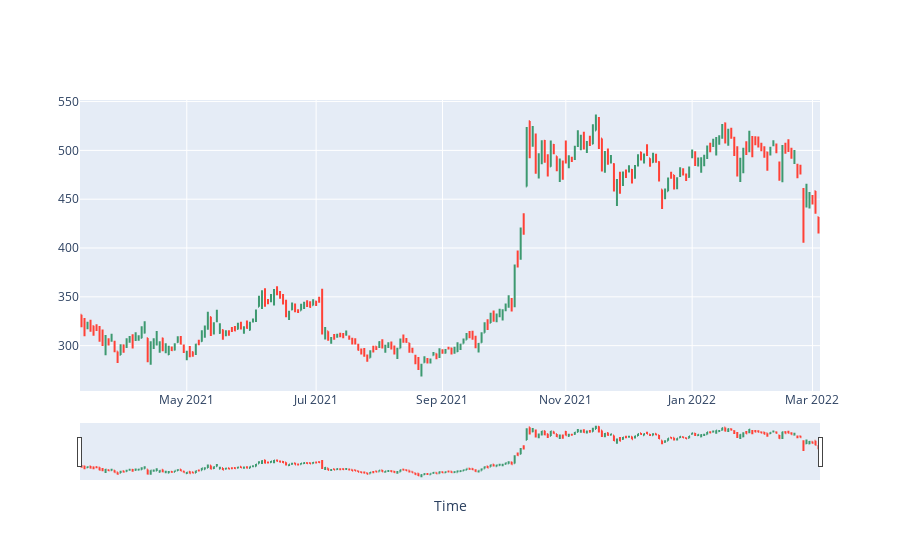

The cell this chart's notebook holds for it:
### Markdown cell above
### OHLC plot day wise

### Code cell
ohlc = go.Figure(data = [go.Ohlc(x = tatamotors_1year.index, 
                open = tatamotors_1year[('Open')],
                high = tatamotors_1year[('High')],
                low = tatamotors_1year[('Low')],
                close = tatamotors_1year[('Close')])])

ohlc.update_xaxes(title_text = 'Time', rangeslider_visible = True,
    rangebreaks = [dict(values = dt_breaks)])
ohlc.show()

### Figure 1 — Plotly figure (JSON) as saved in the notebook; plotly's stock layout.template omitted (floating-point values rounded to 4 significant figures; data arrays with more than 128 entries replaced by an {"elided": "..."} marker saying what was removed)
{"data": [{"close": {"elided": "246 float values"}, "high": {"elided": "246 float values"}, "low": {"elided": "246 float values"}, "open": {"elided": "246 float values"}, "type": "ohlc", "x": {"elided": "246 str values"}}], "layout": {"xaxis": {"rangebreaks": [{"values": ["2021-03-11", "2021-03-13", "2021-03-14", "2021-03-20", "2021-03-21", "2021-03-27", "2021-03-28", "2021-03-29", "2021-04-02", "2021-04-03", "2021-04-04", "2021-04-10", "2021-04-11", "2021-04-14", "2021-04-17", "2021-04-18", "2021-04-21", "2021-04-24", "2021-04-25", "2021-05-01", "2021-05-02", "2021-05-08", "2021-05-09", "2021-05-13", "2021-05-15", "2021-05-16", "2021-05-22", "2021-05-23", "2021-05-29", "2021-05-30", "2021-06-05", "2021-06-06", "2021-06-12", "2021-06-13", "2021-06-19", "2021-06-20", "2021-06-26", "2021-06-27", "2021-07-03", "2021-07-04", "2021-07-10", "2021-07-11", "2021-07-17", "2021-07-18", "2021-07-21", "2021-07-24", "2021-07-25", "2021-07-31", "2021-08-01", "2021-08-07", "2021-08-08", "2021-08-14", "2021-08-15", "2021-08-19", "2021-08-21", "2021-08-22", "2021-08-28", "2021-08-29", "2021-09-04", "2021-09-05", "2021-09-10", "2021-09-11", "2021-09-12", "2021-09-18", "2021-09-19", "2021-09-25", "2021-09-26", "2021-10-02", "2021-10-03", "2021-10-09", "2021-10-10", "2021-10-15", "2021-10-16", "2021-10-17", "2021-10-23", "2021-10-24", "2021-10-30", "2021-10-31", "2021-11-05", "2021-11-06", "2021-11-07", "2021-11-13", "2021-11-14", "2021-11-19", "2021-11-20", "2021-11-21", "2021-11-27", "2021-11-28", "2021-12-04", "2021-12-05", "2021-12-11", "2021-12-12", "2021-12-18", "2021-12-19", "2021-12-25", "2021-12-26", "2022-01-01", "2022-01-02", "2022-01-08", "2022-01-09", "2022-01-15", "2022-01-16", "2022-01-22", "2022-01-23", "2022-01-26", "2022-01-29", "2022-01-30", "2022-02-05", "2022-02-06", "2022-02-12", "2022-02-13", "2022-02-19", "2022-02-20", "2022-02-26", "2022-02-27", "2022-03-01"]}], "rangeslider": {"visible": true}, "title": {"text": "Time"}}}}
